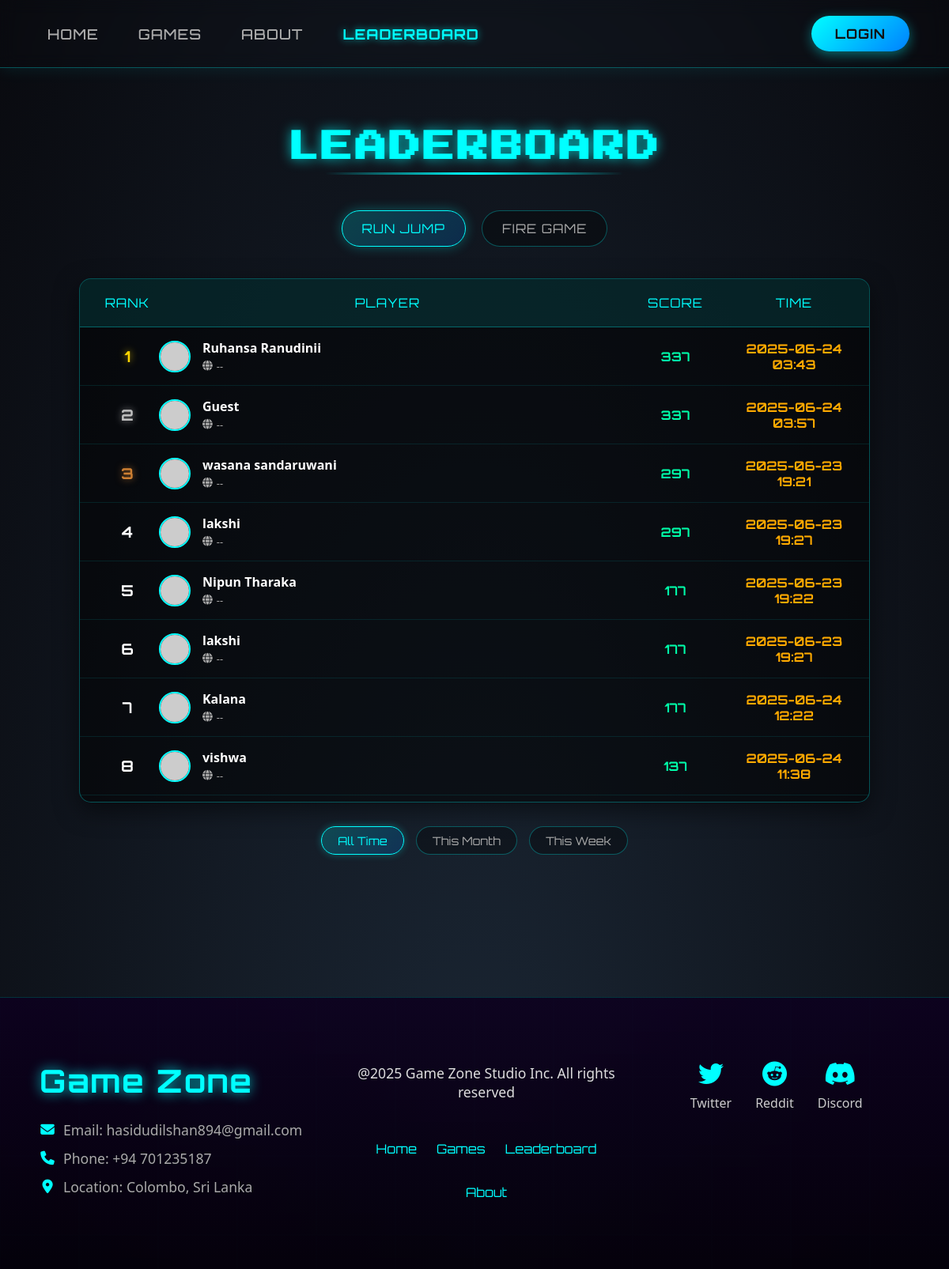
The app's page /leardboard.php with its own data.
### tables this page shows
CREATE TABLE `scores` (
  `id` int(11) NOT NULL,
  `user_id` int(11) NOT NULL,
  `game_id` int(11) NOT NULL,
  `score` int(11) NOT NULL,
  `achieved_at` datetime DEFAULT current_timestamp(),
  `created_at` datetime DEFAULT current_timestamp()
);

CREATE TABLE `users` (
  `id` int(11) NOT NULL,
  `username` varchar(50) NOT NULL,
  `email` varchar(100) NOT NULL,
  `password` varchar(255) NOT NULL,
  `is_admin` tinyint(1) DEFAULT 0,
  `created_at` datetime DEFAULT current_timestamp()
);

### leardboard.php (the view, shortened to what this page needs)
<?php
include 'config.php';
$current_user_id = isset($_SESSION['user_id']) ? $_SESSION['user_id'] : null;
$game_id = 1;
$period = 'all-time';
$where_period = '';
$sql = "SELECT s.*, u.username FROM scores s LEFT JOIN users u ON s.user_id = u.id WHERE s.game_id = ? $where_period ORDER BY s.score DESC, s.created_at ASC LIMIT 20";
$stmt = $conn->prepare($sql);
$stmt->bind_param('i', $game_id);
$stmt->execute();
$result = $stmt->get_result();
$leaderboard = [];
while ($row = $result->fetch_assoc()) {
    $leaderboard[] = $row;
}
$game_names = [1 => 'Run Jump', 2 => 'Fire Game'];
?>
<!DOCTYPE html>
<html lang="en">
<head>
  <link rel="stylesheet" href="https://cdnjs.cloudflare.com/ajax/libs/font-awesome/6.4.0/css/all.min.css">
</head>
<body>
  <canvas id="snow"></canvas>
  <nav class="navbar">
    <ul class="nav-links">
      <li><a href="home.php">Home</a></li>
      <li><a href="gamepage.php">Games</a></li>
      <li><a href="About.php">About</a></li>
      <li><a href="leardboard.php" class="active">Leaderboard</a></li>
    </ul>
    <div class="auth-buttons">
    </div>
  </nav>
  <section class="leaderboard-section">
    <h2 class="section-title">LEADERBOARD</h2>
    <div class="game-tabs">
      <?php foreach ($game_names as $gid => $gname): ?>
        <div class="game-tab<?= $game_id == $gid ? ' active' : '' ?>" onclick="window.location.href='leardboard.php?game=<?= $gid ?>&period=<?= htmlspecialchars($period) ?>'" data-game="<?= $gid ?>"><?= htmlspecialchars($gname) ?></div>
      <?php endforeach; ?>
    </div>
    <div class="leaderboard-container">
      <div class="leaderboard-header">
        <div>RANK</div>
        <div>PLAYER</div>
        <div>SCORE</div>
        <div>TIME</div>
      </div>
      <div class="leaderboard-rows" id="leaderboardData">
        <?php if (count($leaderboard) === 0): ?>
          <div class="leaderboard-row"><div colspan="4">No scores yet.</div></div>
        <?php else: ?>
          <?php $rank = 1; foreach ($leaderboard as $row): ?>
            <?php
              $is_current = $current_user_id && $row['user_id'] == $current_user_id;
              $rank_class = $rank <= 3 ? 'rank-' . $rank : '';
              $player_name = $row['username'] ? htmlspecialchars($row['username']) : 'Guest';
              $score = number_format($row['score']);
              $time = date('Y-m-d H:i', strtotime($row['created_at']));
            ?>
            <div class="leaderboard-row<?= $is_current ? ' current-user' : '' ?>">
              <div class="rank <?= $rank_class ?>"><?= $rank ?></div>
              <div class="player-info">
                <img src="https://randomuser.me/api/portraits/lego/<?= $row['user_id'] ? ($row['user_id'] % 10) : 0 ?>.jpg" alt="avatar" class="player-avatar">
                <div>
                  <div class="player-name"><?= $player_name ?></div>
                  <div class="player-country"><i class="fas fa-globe"></i> --</div>
                </div>
              </div>
              <div class="score"><?= $score ?></div>
              <div class="time"><?= $time ?></div>
            </div>
            <?php $rank++; endforeach; ?>
        <?php endif; ?>
      </div>
    </div>
    <div class="time-period">
      <div class="period-btn<?= $period === 'all-time' ? ' active' : '' ?>" onclick="window.location.href='leardboard.php?game=<?= $game_id ?>&period=all-time'" data-period="all-time">All Time</div>
      <div class="period-btn<?= $period === 'monthly' ? ' active' : '' ?>" onclick="window.location.href='leardboard.php?game=<?= $game_id ?>&period=monthly'" data-period="monthly">This Month</div>
      <div class="period-btn<?= $period === 'weekly' ? ' active' : '' ?>" onclick="window.location.href='leardboard.php?game=<?= $game_id ?>&period=weekly'" data-period="weekly">This Week</div>
    </div>
  </section>
  <footer class="footer">
    <div class="footer-left">
      <h2>Game Zone</h2>
      <div class="footer-contact">
        <p><i class="fas fa-envelope"></i> Email: hasidudilshan894@gmail.com</p>
        <p><i class="fas fa-phone"></i> Phone: +94 701235187</p>
        <p><i class="fas fa-map-marker-alt"></i> Location: Colombo, Sri Lanka</p>
      </div>
    </div>
    <div class="footer-center">
      <p>@2025 Game Zone Studio Inc. All rights reserved</p>
      <div class="footer-links">
        <a href="home.php">Home</a>
        <a href="gamepage.php">Games</a>
        <a href="leardboard.php">Leaderboard</a>
        <a href="About.php">About</a>
      </div>
    </div>
    <div class="social-combined">
      <a href="https://twitter.com/" class="social-item">
        <i class="fab fa-twitter"></i>
        <span>Twitter</span>
      </a>
      <a href="https://www.reddit.com/" class="social-item">
        <i class="fab fa-reddit"></i>
        <span>Reddit</span>
      </a>
      <a href="https://discord.com/" class="social-item">
        <i class="fab fa-discord"></i>
        <span>Discord</span>
      </a>
    </div>
  </footer>
</body>
</html>

### records on screen
scores: user.username "Ruhansa Ranudinii", score "337", created_at "2025-06-24 03:43"
scores: player_name "Guest", score "337", created_at "2025-06-24 03:57"
scores: user.username "wasana sandaruwani", score "297", created_at "2025-06-23 19:21"
scores: user.username "lakshi", score "297", created_at "2025-06-23 19:27"
scores: user.username "Nipun Tharaka", score "177", created_at "2025-06-23 19:22"
scores: user.username "lakshi", score "177", created_at "2025-06-23 19:27"
scores: user.username "Kalana", score "177", created_at "2025-06-24 12:22"
scores: user.username "vishwa", score "137", created_at "2025-06-24 11:38"

### other values on screen
$gname "RUN JUMP"
$gname "FIRE GAME"
